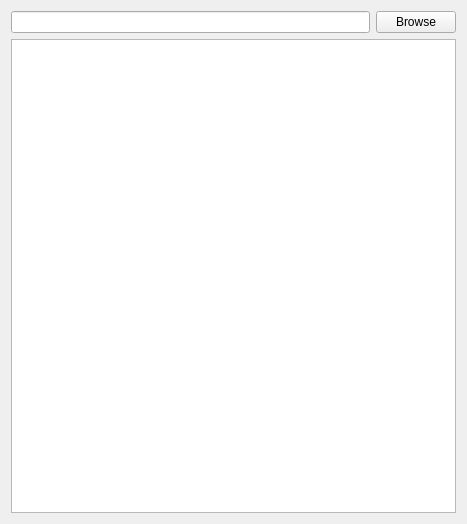
<?xml version="1.0" encoding="UTF-8"?>
<ui version="4.0">
 <class>documents</class>
 <widget class="QWidget" name="documents">
  <property name="geometry">
   <rect>
    <x>0</x>
    <y>0</y>
    <width>467</width>
    <height>524</height>
   </rect>
  </property>
  <property name="windowTitle">
   <string>Form</string>
  </property>
  <layout class="QGridLayout" name="gridLayout">
   <item row="1" column="0" colspan="2">
    <widget class="QListWidget" name="document_list"/>
   </item>
   <item row="0" column="1">
    <widget class="QPushButton" name="browse_button">
     <property name="toolTip">
      <string>Browse</string>
     </property>
     <property name="text">
      <string>Browse</string>
     </property>
    </widget>
   </item>
   <item row="0" column="0">
    <widget class="QLineEdit" name="path"/>
   </item>
  </layout>
 </widget>
 <resources/>
 <connections/>
</ui>
